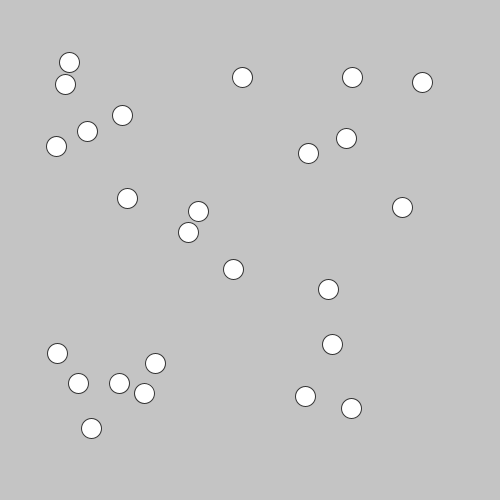
Frame 1 (no input)
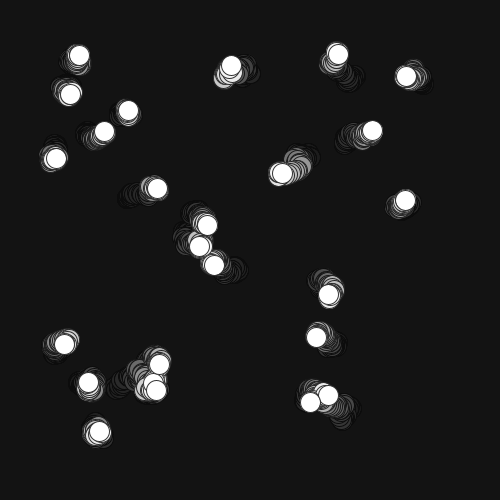
Frame 60 (the mouse pressed at the canvas centre just before this capture)
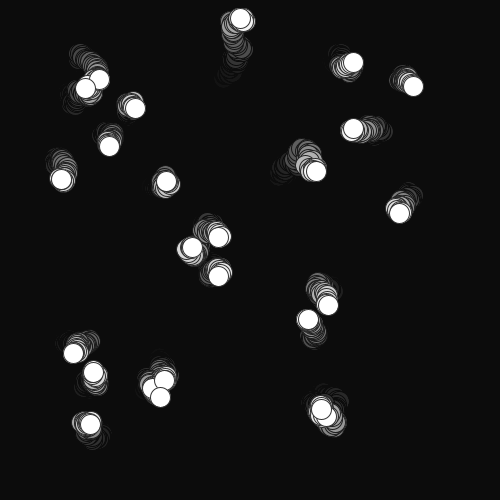
Frame 120 (the mouse held since frame 60 and released just before this capture)

The Processing sketch that drew these frames (run headless with seeded random() and noise(); from frame 60 on, the mouse is pressed at the canvas centre):

// Processing sketch: processing_52804
// ── processing_52804.pde

int numElements = 25;
Wiggler[] buddies = new Wiggler[numElements];

void setup()
{
  size(500, 500);
  smooth(); 
  for (int i=0; i<buddies.length; i++)
  {
    float startx = random(50, width-50);
    float starty = random(50, height-50);
    float rspeed = random(2, 4);
    buddies[i] = new Wiggler(startx, starty, rspeed); // Construct one random wiggler
  }
}
void draw()
{
  fill(0, 10); 
  noStroke();
  rect(0, 0, width, height);
  for (int i=0; i<buddies.length; i++)
  {
    buddies[i].display();
    buddies[i].update();
  }
}

class Wiggler
{
  float xpos, ypos;
  float speed;

  Wiggler(float x, float y, float s)
  {
    xpos = x;
    ypos = y;
    speed = s;
  }

  void update()
  {
    float rx = random(-speed, speed);
    float ry = random(-speed, speed);
    xpos+=rx;
    ypos+=ry;
  }
  void display()
  {
    stroke(50);
    fill(255);
    ellipse(xpos, ypos, 20, 20);
  }
}
